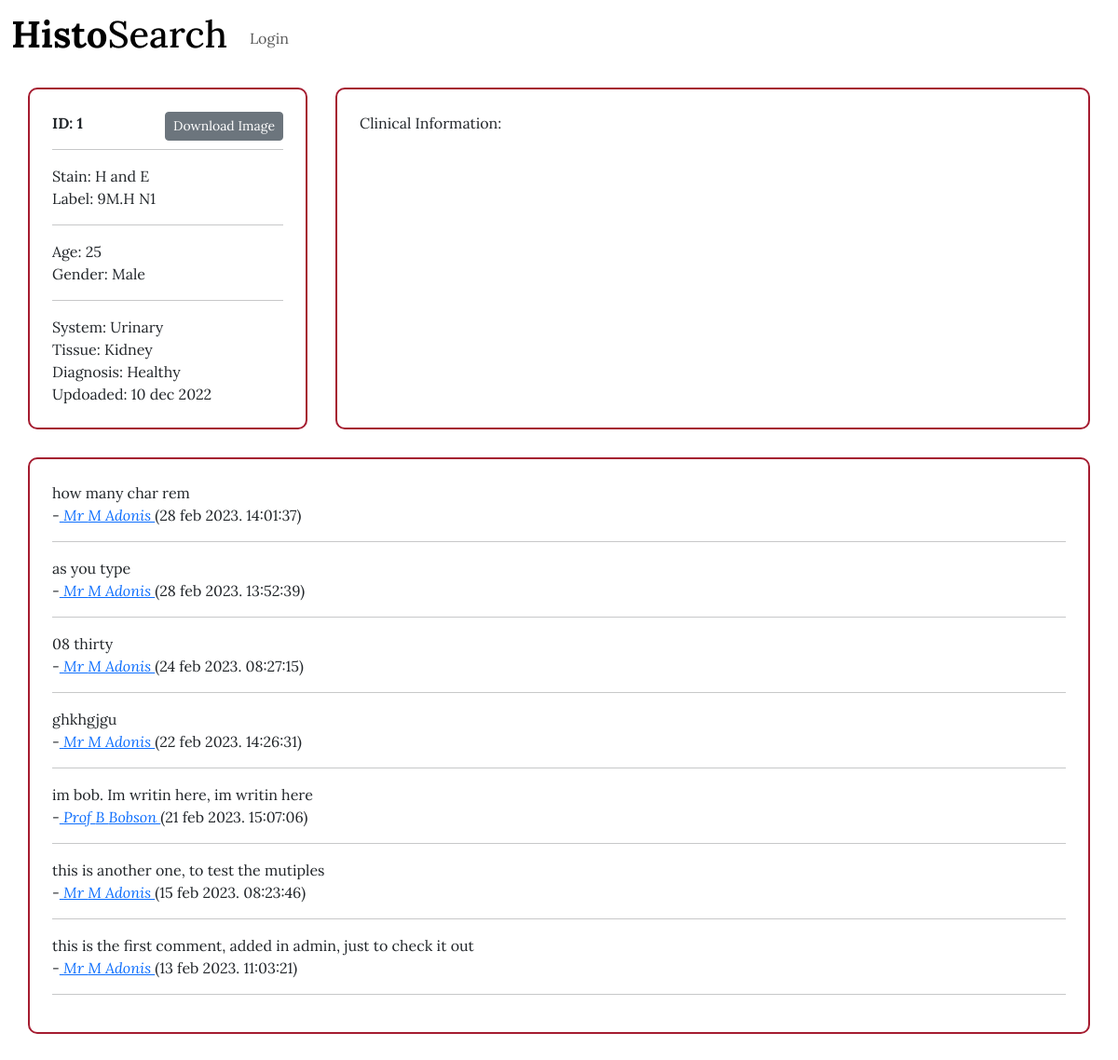
Page /image/1 on the committed database.
### database/models.py (models this page shows, shortened)
class Slide(models.Model):
    date = models.DateField(default = now)
    age= models.PositiveIntegerField()
    gender = models.ForeignKey(Gender, on_delete=models.CASCADE, default=1)
    tissue = models.ForeignKey(Tissue, on_delete=models.CASCADE)
    diagnosis = models.ForeignKey(Diagnosis, on_delete=models.CASCADE, default=1)
    stain = models.ForeignKey(Stain, on_delete=models.CASCADE)
    label = models.CharField(max_length=200)
    clinic_info = models.TextField(max_length=5000, null=True)

class Stain(models.Model):
    stain_type = models.CharField(max_length=200)
    def __str__(self):
        return self.stain_type

class Gender(models.Model):
    gender_type = models.CharField(max_length=50)
    def __str__(self):
        return self.gender_type

class Tissue(models.Model):
    tissue_type = models.CharField(max_length=200)
    system = models.ForeignKey(System, on_delete=models.CASCADE)
    def __str__(self):
        return self.tissue_type

class System(models.Model):
    system_type = models.CharField(max_length=200)
    def __str__(self):
        return self.system_type

class Diagnosis(models.Model):
    WHO_diagnosis = models.CharField(max_length=200)
    def __str__(self):
        return self.WHO_diagnosis

class Comment(models.Model):
    slide = models.ForeignKey(Slide, on_delete=models.CASCADE)
    person = models.ForeignKey(User, on_delete=models.CASCADE)
    date = models.DateTimeField(default = now)
    comment = models.TextField(max_length=5000)

class User(AbstractUser):
    title = models.ForeignKey(Title, on_delete=models.CASCADE, null=True)
    signup = models.BooleanField(default=False)
    pass

class Title(models.Model):
    title_type = models.CharField(max_length=50)
    def __str__(self):
        return self.title_type

### database/views.py (the view)
# urls.py: path("image/<int:id>", views.image_page,name='image'),
def image_page(request,id):
    slide = Slide.objects.get(pk = id)
    comments = Comment.objects.filter(slide = slide).order_by("-id")
    return render(request, "database/image.html",{"image":slide,"comments":comments})

### database/templates/database/image.html (shortened to what this page needs)
{% extends "database/layout.html" %}
{% load static %}
{% block body %}
<div name = "main_outter" style="display: flex;">
    <div class="search_border" style="margin-top: 1%; width: 25%; flex: 1;">
        <b>ID: {{image.id}}</b>
        <a href="{% static 'database/images/'%}{{image.id}}.svs" download="">
            <button class="btn btn-secondary btn-sm" style="float: right;">Download Image</button>
        </a>
        <hr>
        Stain: {{image.stain}}<br>
        Label: {{image.label}}<hr>
        Age: {{image.age}}<br>
        Gender: {{image.gender}}<hr>
        System: {{image.tissue.system}}<br>
        Tissue: {{image.tissue}}<br>
        Diagnosis: {{image.diagnosis}}<br>
        Updoaded: {{image.date| date:"d b Y"}}
    </div>
    <div class="search_border" style="margin:1% 2.5% 2.5% 0%; width: 67.5%;">
        Clinical Information:
    </div>
</div>
<div class="search_border" style="margin-top: 0%;">
    <div id = "comments">
        {% for comment in comments %}
        {{comment.comment}}<br>
        -<i><a href ="{% url 'profile' id=comment.person.id%}">
            {{comment.person.title}} {{comment.person.first_name| first}} {{comment.person.last_name}}
        </i></a>
        ({{comment.date| date:"d b Y. H:i:s"}})<hr>
        {% endfor %}
    </div>
</div>
{% endblock %}

### database/templates/database/layout.html (shortened to what this page needs)
{% load static %}
<!DOCTYPE html>
<html lang="en">
    <head>
        <link href="{% static 'database/styles.css' %}" rel="stylesheet">
        <link href="https://cdn.jsdelivr.net/npm/bootstrap@5.3.0-alpha1/dist/css/bootstrap.min.css" rel="stylesheet">
    </head>
    <body>
        <nav class="navbar navbar-expand-lg">
            <div class="container-fluid">
                <a class="navbar-brand" href="{% url 'index' %}">
                    <h1><b>Histo</b>Search</h1>
                </a>
                <ul class="navbar-nav me-auto mb-2 mb-lg-0">
                {% if user.is_authenticated %}
                    <li class="nav-item">
                        <a class="nav-link" href ="{% url 'profile' id=user.id%}"><b>{{user.username}}</b></a>
                    </li>
                    <li class="nav-item">
                        <a class="nav-link" href="{% url 'logout' %}">Logout</a>
                    </li>
                {% else %}
                    <li class="nav-item">
                        <a class="nav-link" href="{% url 'login' %}">Login</a>
                    </li>
                {% endif %}
            </ul>
            </div>
          </nav>
          {% block body %}
          {% endblock %}
    </body>
</html>

### database/static/database/styles.css (style rules this page uses)
:root { --school_color: #A51C30; --school_font: 'Lora', serif; }
div { font-family: var(--school_font) }
.search_border { border-style: solid; border-width: 2px; border-radius: 10px; border-color: var(--school_color); width: 95%; margin: 2.5%; padding: 2%; }

### rows in the picture
Slide: id "1", stain "H and E", label "9M.H N1", age "25", gender "Male", tissue.system "Urinary", tissue "Kidney", diagnosis "Healthy", date "10 dec 2022"
Comment: comment "how many char rem", person "Mr", person.first_name|first "M", person.last_name "Adonis", date "28 feb 2023. 14:01:37"
Comment: comment "as you type", person "Mr", person.first_name|first "M", person.last_name "Adonis", date "28 feb 2023. 13:52:39"
Comment: comment "08 thirty", person "Mr", person.first_name|first "M", person.last_name "Adonis", date "24 feb 2023. 08:27:15"
Comment: comment "ghkhgjgu", person "Mr", person.first_name|first "M", person.last_name "Adonis", date "22 feb 2023. 14:26:31"
Comment: comment "im bob. Im writin here, im writin here", person "Prof", person.first_name|first "B", person.last_name "Bobson", date "21 feb 2023. 15:07:06"
Comment: comment "this is another one, to test the mutiples", person "Mr", person.first_name|first "M", person.last_name "Adonis", date "15 feb 2023. 08:23:46"
Comment: comment "this is the first comment, added in admin, just to check it out", person "Mr", person.first_name|first "M", person.last_name "Adonis", date "13 feb 2023. 11:03:21"
